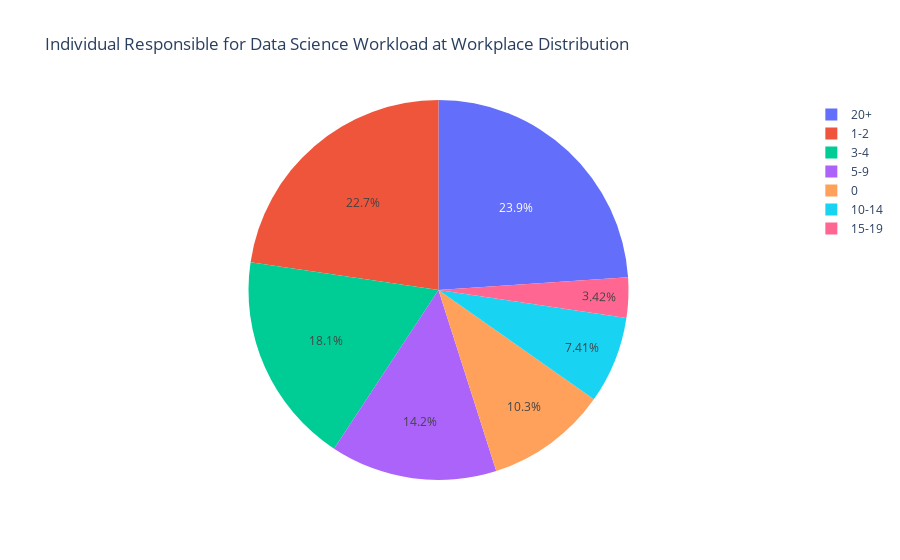

Here is the notebook cell this chart was saved with:
### Code cell
# DISCLAIMER: 'df' refers to the data you passed in when calling 'dtale.show'

import pandas as pd
import plotly.graph_objs as go
from plotly.offline import iplot, init_notebook_mode

init_notebook_mode(connected=True)

# Your dataset
df = pd.read_csv('../../data/prep_survey_profile.csv')

if isinstance(df, (pd.DatetimeIndex, pd.MultiIndex)):
	df = df.to_frame(index=False)

# remove any pre-existing indices for ease of use in the D-Tale code, but this is not required
df = df.reset_index().drop('index', axis=1, errors='ignore')
df.columns = [str(c) for c in df.columns]  # update columns to strings in case they are numbers

chart_data = pd.concat([
	pd.Series(df.index, index=df.index, name='__index__'),
	df['Approximately how many individuals are responsible for data science workloads at your place of business?'],
], axis=1)
chart_data = chart_data.sort_values(['Approximately how many individuals are responsible for data science workloads at your place of business?'])
chart_data = chart_data.rename(columns={'Approximately how many individuals are responsible for data science workloads at your place of business?': 'x'})
chart_data_count = chart_data.groupby(['x'], dropna=True)[['__index__']].count()
chart_data_count.columns = ['__index__||count']
chart_data = chart_data_count.reset_index()
chart_data = chart_data.dropna()
chart_data = chart_data[chart_data['__index__||count'] > 0]  # can't represent negatives in a pie

chart = go.Pie(labels=chart_data['x'], values=chart_data['__index__||count'])
figure = go.Figure(data=[chart], layout=go.Layout({
    'showlegend': True,
    'title': {'text': ('Individual Responsible for Data Science Workload at Workplace Distribution')}
}))

iplot(figure)

### Figure 1 — Plotly figure (JSON) as saved in the notebook; plotly's stock layout.template omitted (floating-point values rounded to 4 significant figures)
{"data": [{"labels": ["0", "1-2", "10-14", "15-19", "20+", "3-4", "5-9"], "type": "pie", "values": [805, 1767, 578, 267, 1866, 1410, 1106]}], "layout": {"showlegend": true, "title": {"text": "Individual Responsible for Data Science Workload at Workplace Distribution"}}}
